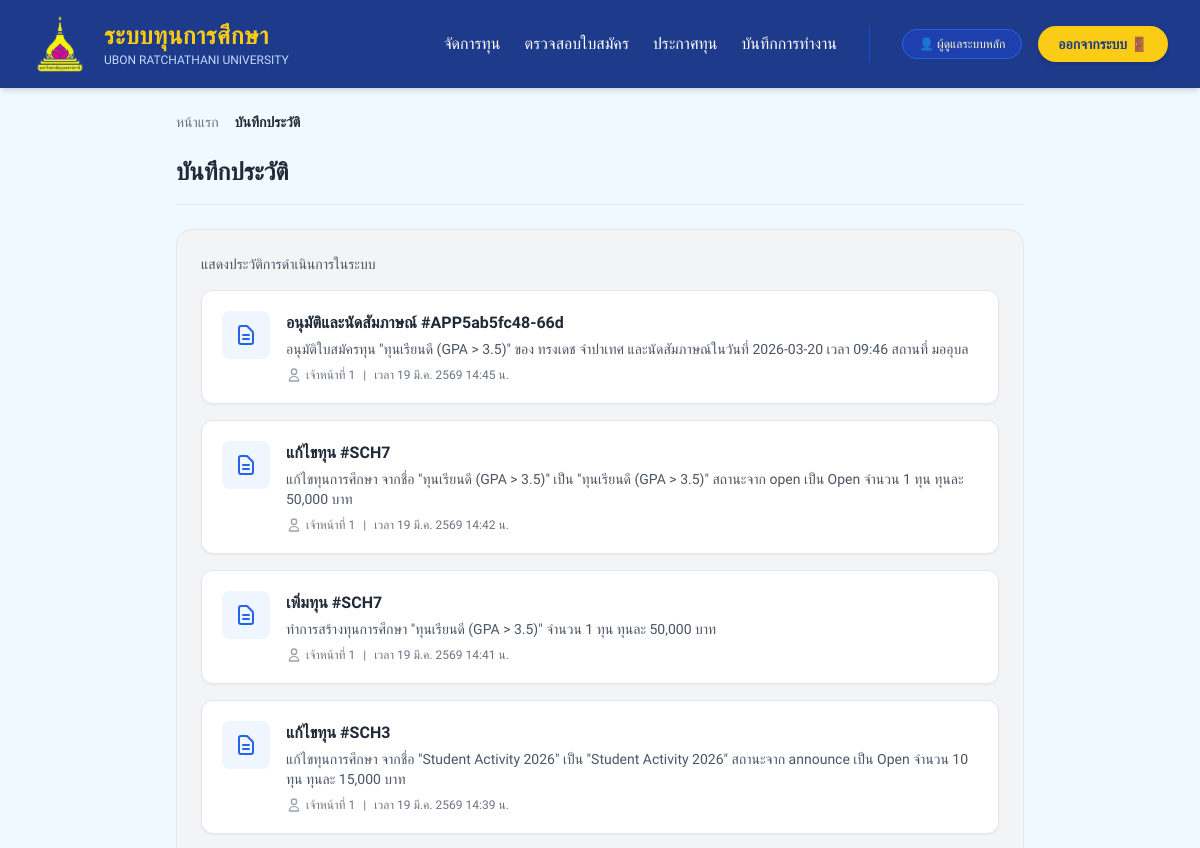
The page /officer/audit-log (signed in, upper part) on the database as committed earlier.
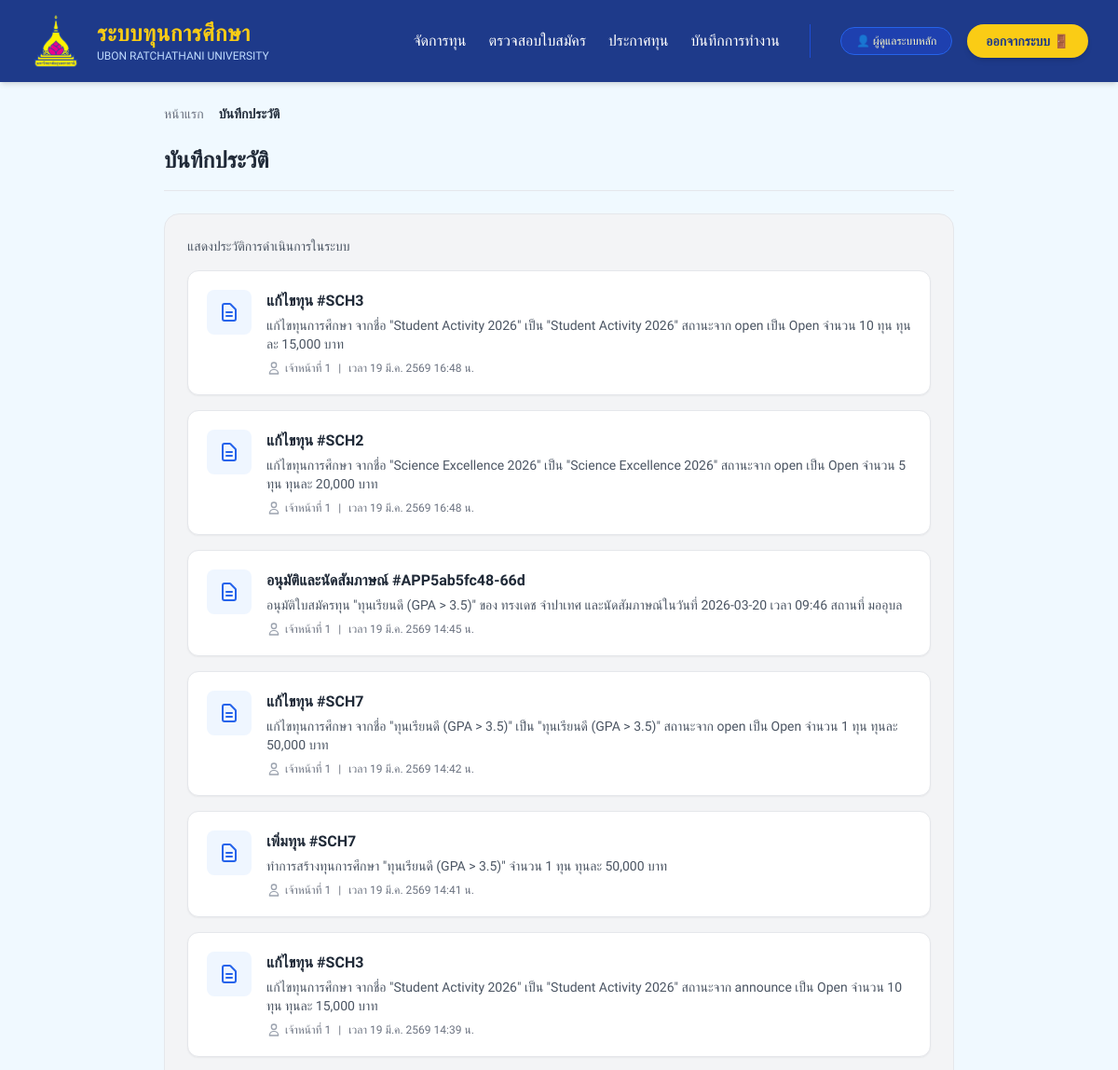
The same page on the database as committed later.
### models.py (models this page shows)
class AuditLog(db.Model):
    __tablename__ = 'audit_log'
    id = db.Column(db.Integer, primary_key=True)
    created_at = db.Column(db.DateTime, default=datetime.utcnow)
    officer_username = db.Column(db.String(50), nullable=False)  # ชื่อ/รหัสเจ้าหน้าที่
    officer_label = db.Column(db.String(50), nullable=True)      # ฉายาแสดง เช่น เจ้าหน้าที่(A)
    action = db.Column(db.String(50), nullable=False)            # ชนิดการทำงาน
    action_title = db.Column(db.String(100), nullable=True)      # ชื่อการกระทำภาษาไทย
    reference_id = db.Column(db.String(30), nullable=True)       # รหัสอ้างอิง เช่น APP345, SCH001
    details = db.Column(db.String(500))                          # คำอธิบายรายละเอียด
    status_after = db.Column(db.String(100), nullable=True)      # สถานะหลังแก้ไข/ปัจจุบัน
    previous_value = db.Column(db.String(200), nullable=True)    # ค่าเดิมก่อนแก้ไข

### routes/officer_routes.py (the view, shortened to what this page needs)
@officer_bp.route('/audit-log')
def audit_log():
    staff_filter = request.args.get('staff', '')
    query = AuditLog.query.order_by(AuditLog.created_at.desc())
    logs = query.all()
    for log in logs:
        officer = Officer.query.filter_by(username=log.officer_username).first()
        log.officer_id = officer.id if officer else None
        log.officer_name = officer.name if (officer and officer.name) else (log.officer_label or log.officer_username)
    all_logs = AuditLog.query.all()
    staff_set = set()
    for log in all_logs:
        staff_set.add(log.officer_label or log.officer_username)
    staff_list = sorted(staff_set) if staff_set else []
    return render_template('officer/audit_log.html', logs=logs, staff_list=staff_list, total_count=len(logs), selected_staff=staff_filter)

### routes/officer_routes.py (called while the page is built)
@officer_bp.before_request
def require_officer_login():
    exempt_routes = ['officer.login', 'officer.api_scholarships']
    if request.endpoint and request.endpoint not in exempt_routes:
        if "user_id" not in session or session.get("role") != "officer":
            if request.path.startswith('/officer/api/'):
                return jsonify({"status": "error", "message": "Unauthorized API access. Session required."}), 401
            flash("กรุณาเข้าสู่ระบบในฐานะเจ้าหน้าที่", "error")
            return redirect(url_for("login")) # Assuming login is the global login defined in app.py

### templates/officer/audit_log.html (shortened to what this page needs)
{% extends "layouts/base.html" %}
{% block nav_links %}
    <a href="{{ url_for('officer.list_scholarships') }}" class="text-white hover:text-yellow-400 font-medium transition-colors">จัดการทุน</a>
    <a href="{{ url_for('officer.applications') }}" class="text-white hover:text-yellow-400 font-medium transition-colors">ตรวจสอบใบสมัคร</a>
    <a href="{{ url_for('officer.final_announcement') }}" class="text-white hover:text-yellow-400 font-medium transition-colors">ประกาศทุน</a>
    <a href="{{ url_for('officer.audit_log') }}" class="text-white hover:text-yellow-400 font-medium transition-colors">บันทึกการทำงาน</a>
{% endblock %}
{% block role_name %}{{ session.get('user_name', 'เจ้าหน้าที่') }}{% endblock %}
{% block profile_link %}/officer/profile{% endblock %}
{% block content %}
<div class="max-w-4xl mx-auto p-6">
    <div class="mb-6 flex items-center text-sm text-gray-500">
        <a href="{{ url_for('officer.home') }}" class="hover:text-blue-600 transition">หน้าแรก</a>
        <span class="font-bold text-gray-800">บันทึกประวัติ</span>
    </div>
    <div class="mb-6 pb-4 border-b border-gray-200">
        <h1 class="text-2xl font-bold text-gray-800">บันทึกประวัติ</h1>
    </div>
    <div class="bg-gray-100 rounded-2xl p-6 border border-gray-200">
        <p class="text-sm text-gray-600 mb-4 font-medium">แสดงประวัติการดำเนินการในระบบ</p>
        <div class="space-y-4">
            {% for log in logs %}
            <div class="bg-white rounded-xl shadow-sm border border-gray-200 p-5 flex gap-4 hover:shadow-md transition">
                <div class="flex-shrink-0 w-12 h-12 bg-blue-50 rounded-lg flex items-center justify-center">
                    <svg class="w-6 h-6 text-blue-600" fill="none" stroke="currentColor" viewBox="0 0 24 24">
                        <path stroke-linecap="round" stroke-linejoin="round" stroke-width="2" d="M9 12h6m-6 4h6m2 5H7a2 2 0 01-2-2V5a2 2 0 012-2h5.586a1 1 0 01.707.293l5.414 5.414a1 1 0 01.293.707V19a2 2 0 01-2 2z"></path>
                    </svg>
                </div>
                <div class="flex-1 min-w-0">
                    <h3 class="font-bold text-gray-800 text-base mb-1">
                        {{ log.action_title or (
                            'อนุมัติ' if log.action == 'approved' else
                            'ปฏิเสธ' if log.action == 'rejected' else
                            'อนุมัติและนัดสัมภาษณ์' if log.action == 'approved_interview' else
                            'สร้างทุน' if log.action == 'create_scholarship' else
                            'ประกาศทุน' if log.action == 'announce_scholarship' else
                            'แก้ไข' if log.action == 'edit' else
                            'เข้าสู่ระบบ' if log.action == 'login' else
                            'ดาวน์โหลด' if log.action == 'download' else log.action
                        ) }}{% if log.reference_id %} #{{ log.reference_id }}{% else %} #{{ log.id }}{% endif %}
                    </h3>
                    <p class="text-gray-600 text-sm mb-2">
                        {{ log.details or '-' }}
                    </p>
                    <p class="text-gray-500 text-xs flex items-center gap-1">
                        <svg class="w-4 h-4 text-gray-400" fill="none" stroke="currentColor" viewBox="0 0 24 24">
                            <path stroke-linecap="round" stroke-linejoin="round" stroke-width="2" d="M16 7a4 4 0 11-8 0 4 4 0 018 0zM12 14a7 7 0 00-7 7h14a7 7 0 00-7-7z"></path>
                        </svg>
                        {{ log.officer_label or log.officer_username }}
                        <span class="mx-1">|</span>
                        เวลา {{ log.created_at | thai_date }}
                    </p>
                </div>
            </div>
            {% else %}
            <div class="bg-white rounded-xl shadow-sm border border-gray-200 p-8 text-center text-gray-500">
                ยังไม่มีรายการบันทึกการทำงาน
            </div>
            {% endfor %}
        </div>
    </div>
</div>
{% endblock %}

Rows that differ between the two databases and show on the page:
added AuditLog: action_title "แก้ไขทุน", reference_id "SCH3", details "แก้ไขทุนการศึกษา จากชื่อ \"Student Activity 2026\" เป็น \"Student Activity 2026\" สถานะจาก open เป็น Open จำนวน 10 ทุน ทุนละ 15,000 บาท", officer_label "เจ้าหน้าที่ 1", created_at|thai_date "19 มี.ค. 2569 16:48 น."
added AuditLog: action_title "แก้ไขทุน", reference_id "SCH2", details "แก้ไขทุนการศึกษา จากชื่อ \"Science Excellence 2026\" เป็น \"Science Excellence 2026\" สถานะจาก open เป็น Open จำนวน 5 ทุน ทุนละ 20,000 บาท", officer_label "เจ้าหน้าที่ 1", created_at|thai_date "19 มี.ค. 2569 16:48 น."
